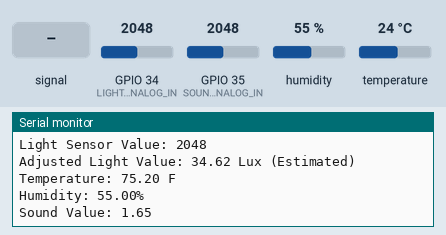
Bench run of a sketch on a simulated ESP32. Shown: the last lines printed to the serial monitor. The test bench sets the inputs (shaded band); at power-on: humidity 55 %, GPIO 34 (LIGHT_ANALOG_IN) = 2048, GPIO 35 (SOUND_ANALOG_IN) = 2048, temperature 24 °C. WiFi joins after 1.5 s; servers stay silent unless stated.

Above: at 2.8 s.
2.9 s: GPIO 35 (SOUND_ANALOG_IN) fed a 200 Hz sine of ±327 counts around its level
At 3.6 s:
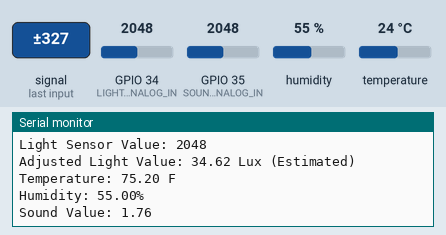
4.4 s: humidity set to 22 %
At 5.1 s:
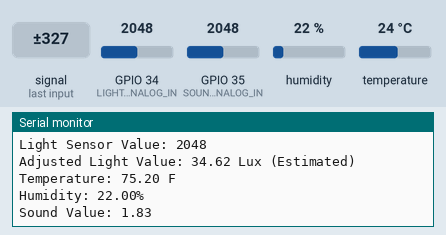
5.9 s: GPIO 34 (LIGHT_ANALOG_IN) set to 2866
At 6.6 s:
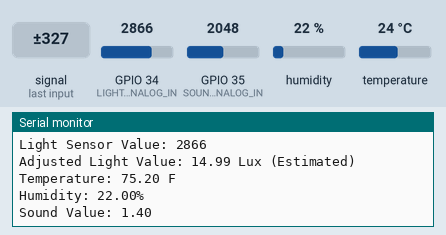
7.4 s: GPIO 35 (SOUND_ANALOG_IN) set to 2866
At 7.4 s:
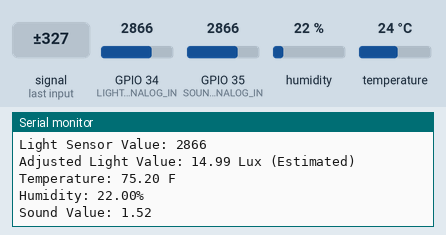
8.9 s: temperature set to 12 °C
At 8.9 s:
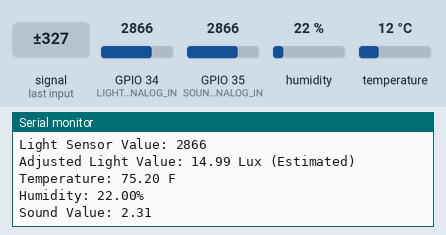
10.4 s: GPIO 35 (SOUND_ANALOG_IN) fed a 1000 Hz sine of ±1023 counts around its level
At 11.3 s:
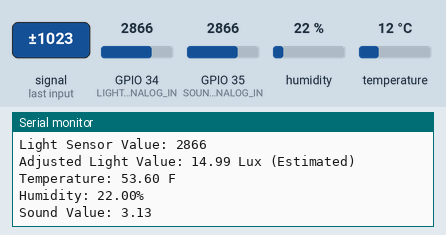
Timing chart, 0 to 12.9 s (numbered marks = the images above; inputs shaded):
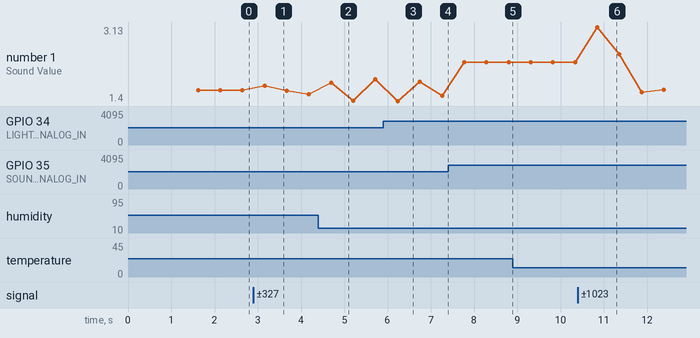

Measured:
- after the input at 2.9 s, the serial monitor: prints a new line after 0.26 s (image 1)
- after the input at 4.4 s, the serial monitor: prints a new line after 0.30 s (image 2)
- after the input at 5.9 s, the serial monitor: prints a new line after 0.32 s (image 3)
- after the input at 10.4 s, the serial monitor: prints a new line after 0.45 s (image 6)
- plotted number 1: 1.65 → 1.56 after the input at 2.9 s, 1.52 → 2.31 after the input at 7.4 s, 2.31 → 1.66 after the input at 10.4 s

The sketch:

arduino_code.ino
```cpp
#define LIGHT_ANALOG_IN 34
#define SOUND_ANALOG_IN 35
#include "DHTesp.h"
#include <WiFi.h>
#include <WebServer.h>

const char* ssid = "breadboi";
const char* password = "test1234";

WebServer server(80);

DHTesp dht;     //Define the DHT object
int dhtPin = 13;//Define the dht pin

float light = 0.0;
float temp = 0.0;
float humidity = 0.0;
float sound = 0.0;

void handleData() {
  String response = "{\"light\": " + String(light) + ", \"temp\": " + String(temp) + ", \"humidity\": " + String(humidity) + ", \"sound\": " + String(sound) + "}";
  server.send(200, "text/plain", response);
}

void setup() {
  pinMode(LIGHT_ANALOG_IN, INPUT);
  pinMode(SOUND_ANALOG_IN, INPUT);
  dht.setup(dhtPin, DHTesp::DHT11);
  Serial.begin(115200);

  WiFi.begin(ssid, password);
  while (WiFi.status() != WL_CONNECTED) {
    delay(200);
    Serial.print(".");
  }
  Serial.println("\nConnected!");
  Serial.print("ESP32 IP: ");
  Serial.println(WiFi.localIP());
  server.on("/data", handleData);
  server.begin();
}

void loop() {
  Serial.println();
  if (WiFi.status() != WL_CONNECTED){
    Serial.println("Wifi Not Connected.");
  } else{
    Serial.println(WiFi.localIP());
  }
  //light
  int lightAdcVal = analogRead(LIGHT_ANALOG_IN); //read adc 0 to 4095 which is 0 to 3.3V
  Serial.println("Light Sensor Value: " + String(lightAdcVal));
  if (lightAdcVal != 0) {
    light = (150000.0 / (lightAdcVal+76))-36; //aprox equation for lux reading
    Serial.println("Adjusted Light Value: " + String(light) + " Lux (Estimated)");
  } else {
    light = (150000.0 / (0.01+76))-40;
    Serial.println("Light Sensor out of Range.");
  }

  //temp and humidity
  flag:TempAndHumidity newValues = dht.getTempAndHumidity();//Get the Temperature and humidity
  if (dht.getStatus() != 0) {//Judge if the correct value is read
    Serial.println("No Temp Data");
    goto flag;               //If there is an error, go back to the flag and re-read the data
  }
  temp = (1.8*newValues.temperature+32);
  humidity = (newValues.humidity);
  Serial.println("Temperature: " + String(temp) + " F\nHumidity: " + String(humidity) + "%");

  // sound
  sound = analogRead(SOUND_ANALOG_IN)*3.3/4095; //outputs sound as 0-3.3V
  Serial.println("Sound Value: " + String(sound));

  server.handleClient();
  delay(500);
}
```
